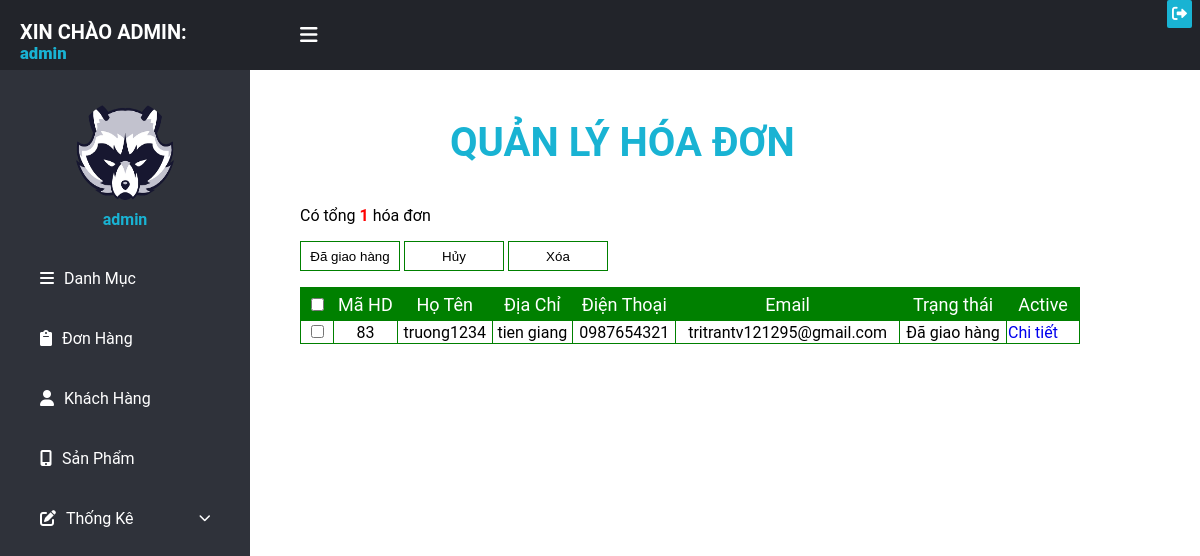
Page /admin/trang1.php?act=hd (signed in) on the committed database.
### tables this page shows
CREATE TABLE `hoadon` (
  `mahd` int(11) NOT NULL,
  `idnd` int(11) NOT NULL,
  `hoten` varchar(50) NOT NULL,
  `diachi` varchar(255) NOT NULL,
  `dienthoai` int(11) NOT NULL,
  `email` varchar(255) NOT NULL,
  `ngaydathang` date NOT NULL,
  `trangthai` int(11) NOT NULL
);

### admin/Hoadon/hoadon.php (the view, shortened to what this page needs)
<link rel="stylesheet" href="css/admincentent.css">
<?php
	include ('../db/ketnoi.php');
    $select = "select * from hoadon";
    $query = mysqli_query($con,$select);
    $dem = mysqli_num_rows($query);
?>
<div class="chitiethd">
	<div class="quanlysp">
		<h3>QUẢN LÝ HÓA ĐƠN</h3>
		<p>Có tổng <font color=red><b><?php echo $dem; ?></b></font> hóa đơn</p>
		<form action="trang1.php?act=xulyhoadon" method="post">
			<div id="checkhd">
				<p>
					<input type="submit" name="giaohang" value="Đã giao hàng" />
					<input type="submit" name="huy" value="Hủy" />
					<input type="submit" name="xoa" value="Xóa" />
				</p>
			</div>
	<table>
		<tr class='tieude_hienthi_sp'>
			<td width="30"><input type="checkbox" name="check"  class="checkbox" onclick="checkall('item', this)"></td>
			<td>Mã HD</td>
			<td>Họ Tên</td>
			<td>Địa Chỉ</td>
			<td>Điện Thoại</td>
			<td>Email</td>
			<td>Trạng thái</td>
			<td colspan=2>Active</td>
		</tr>
		<?php
			$sql = mysqli_query($con,"SELECT * FROM hoadon ORDER by mahd");
		if($dem > 0)
			while ($bien = mysqli_fetch_array($sql))
			{
	?>
				<tr class="td_hienthi_tt" >
					<td ><input type="checkbox" name="id[]" class="item" class="checkbox" value="<?=$bien['mahd']?>"/></td>
					<td ><?php  echo $bien['mahd'] ?></td>
					<td ><?php echo $bien['hoten'] ?></td>
					<td ><?php echo $bien['diachi'] ?></td>
					<td >0<?php echo $bien['dienthoai'] ?></td>
					<td ><?php echo $bien['email'] ?></td>
					<td ><?php
													if($bien['trangthai']==1) echo "Đang xử lý";
													else if($bien['trangthai']==2) echo"Đã giao hàng";
													else echo"Đã hủy đơn hàng";?>
					</td>
					<td class="active_hienthi_sp" style="width:70px;"><a href="trang1.php?act=cthd&mahd=<?php echo $bien['mahd']; ?> " style="float:left;">Chi tiết</a>
					</td>
				</tr>
	<?php
		}
		else echo "<tr><td colspan='8'>Không có sản phẩm trong CSDL</td></tr>";
	?>
	</table>
	</form>
	</div>
</div>

### admin/css/admin1.css (style rules this page uses)
body { margin: 0; padding: 0; font-family: "Roboto", sans-serif; }

### admin/css/admincentent.css (style rules this page uses)
#checkhd p input { width: 100px; height: 30px; cursor: pointer; background: white; border: 1px solid green; }
.quanlysp h3 { font-size:40px; padding-left:150px; color:#19B3D3; }
table { text-align:center; width:780px; height:auto; border-collapse:collapse; }
tr td { border:1px solid green; }
tr.tieude_hienthi_sp td { color:white; background: green; height:30px; font-size:18px; }
a { text-decoration: none; }

### rows in the picture
hoadon: mahd "83", hoten "truong1234", diachi "tien giang", dienthoai "987654321", email "tritrantv121295@gmail.com", trangthai "Đã giao hàng"

### other values in the picture
$_SESSION['username'] "admin"
$dem "1"
